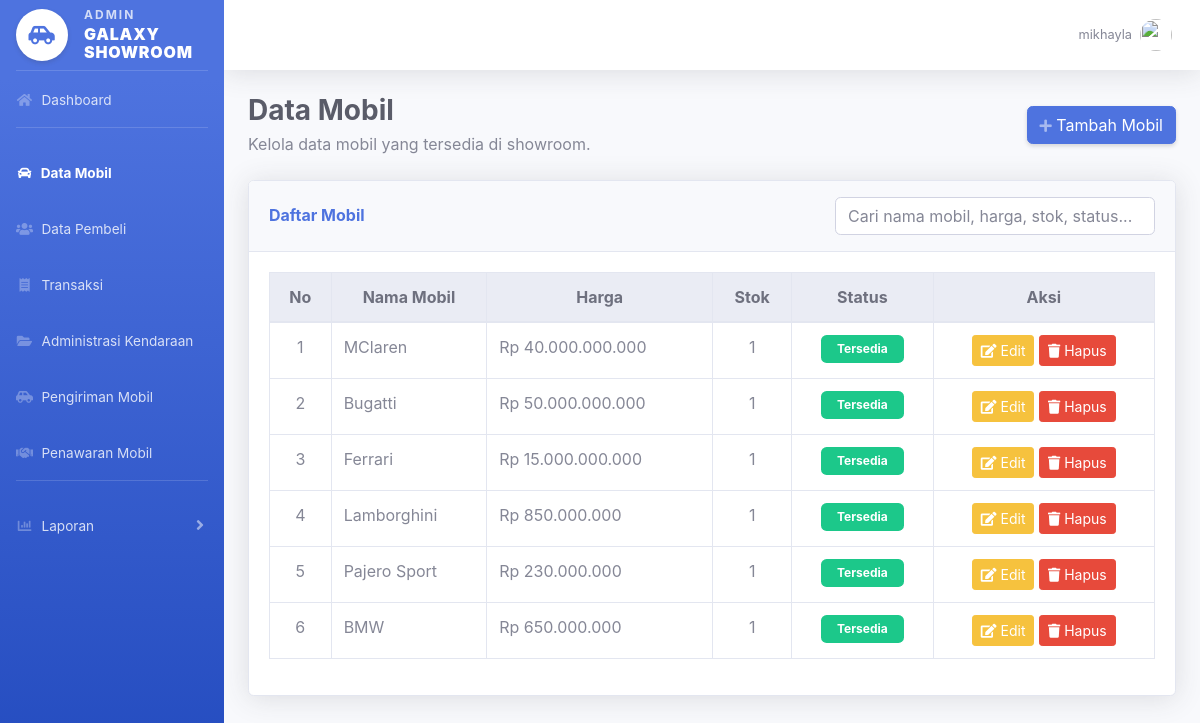
The app's page /admin/data_mobil_admin.php (signed in) with its own data.
### tables this page shows
CREATE TABLE `mobil` (
  `id_mobil` int(11) NOT NULL,
  `id_penjual` int(11) DEFAULT NULL,
  `nama_mobil` varchar(100) DEFAULT NULL,
  `harga` decimal(15,2) DEFAULT NULL,
  `stok` int(11) DEFAULT NULL,
  `status` enum('tersedia','dipesan','terjual') DEFAULT NULL,
  `deskripsi` text NOT NULL,
  `tahun` year(4) NOT NULL,
  `foto` varchar(255) NOT NULL
);

### admin/data_mobil_admin.php (the view, shortened to what this page needs)
<?php
include "../config/koneksi.php";
$query = mysqli_query($koneksi, "SELECT * FROM mobil ORDER BY id_mobil DESC");
?>
<!DOCTYPE html>
<html>
<head>
    <link href="../assets/vendor/fontawesome-free/css/all.min.css" rel="stylesheet">
    <link href="../assets/css/sb-admin-2.min.css" rel="stylesheet">
</head>
<body id="page-top">
<div id="wrapper">
    <?php include "../includes/sidebar_admin.php"; ?>
    <div id="content-wrapper" class="d-flex flex-column">
        <div id="content">
            <?php include "../includes/topbar.php"; ?>
            <div class="container-fluid">
                <div class="d-sm-flex align-items-center justify-content-between mb-4">
                    <div>
                        <h1 class="h3 mb-1 text-gray-800 font-weight-bold">Data Mobil</h1>
                        <p class="mb-0 text-gray-600">
                            Kelola data mobil yang tersedia di showroom.
                        </p>
                    </div>
                    <a href="tambah_mobil.php" class="btn btn-primary shadow-sm mt-3 mt-sm-0">
                        <i class="fas fa-plus fa-sm text-white-50"></i>
                        Tambah Mobil
                    </a>
                </div>
                <div class="card shadow mb-4">
                    <div class="card-header py-3 d-flex flex-column flex-md-row align-items-md-center justify-content-between">
                        <h6 class="m-0 font-weight-bold text-primary mb-3 mb-md-0">
                            Daftar Mobil
                        </h6>
                        <input type="text"
                               id="searchInput"
                               class="form-control"
                               style="max-width: 320px;"
                               placeholder="Cari nama mobil, harga, stok, status..."
                               onkeyup="filterTable()">
                    </div>
                    <div class="card-body">
                        <?php if (mysqli_num_rows($query) > 0) { ?>
                            <div class="table-responsive">
                                <table class="table table-bordered table-hover" id="tableMobil" width="100%" cellspacing="0">
                                    <thead class="thead-light">
                                        <tr class="text-center">
                                            <th>No</th>
                                            <th>Nama Mobil</th>
                                            <th>Harga</th>
                                            <th>Stok</th>
                                            <th>Status</th>
                                            <th>Aksi</th>
                                        </tr>
                                    </thead>
                                    <tbody>
                                        <?php
                                        $no = 1;
                                        while ($data = mysqli_fetch_assoc($query)) {
                                        ?>
                                        <tr>
                                            <td class="text-center"><?= $no++; ?></td>
                                            <td><?= htmlspecialchars($data['nama_mobil']); ?></td>
                                            <td>
                                                Rp <?= number_format($data['harga'], 0, ',', '.'); ?>
                                            </td>
                                            <td class="text-center">
                                                <?= htmlspecialchars($data['stok']); ?>
                                            </td>
                                            <td class="text-center">
                                                <?php if ($data['status'] == "tersedia") { ?>
                                                    <span class="badge badge-success px-3 py-2">
                                                        Tersedia
                                                    </span>
                                                <?php } else { ?>
                                                    <span class="badge badge-danger px-3 py-2">
                                                        Terjual
                                                    </span>
                                                <?php } ?>
                                            </td>
                                            <td class="text-center">
                                                <a href="edit_mobil.php?id=<?= $data['id_mobil']; ?>"
                                                   class="btn btn-warning btn-sm">
                                                    <i class="fas fa-edit"></i>
                                                    Edit
                                                </a>
                                                <a href="hapus_mobil_admin.php?id=<?= $data['id_mobil']; ?>"
                                                   class="btn btn-danger btn-sm"
                                                   onclick="return confirm('Yakin ingin menghapus mobil ini?')">
                                                    <i class="fas fa-trash"></i>
                                                    Hapus
                                                </a>
                                            </td>
                                        </tr>
                                        <?php } ?>
                                    </tbody>
                                </table>
                            </div>
                        <?php } ?>
                    </div>
                </div>
            </div>
        </div>
    </div>
</div>
</body>
</html>

### records on screen
mobil: nama_mobil "MClaren", harga "40.000.000.000", stok "1", status "Tersedia"
mobil: nama_mobil "Bugatti", harga "50.000.000.000", stok "1", status "Tersedia"
mobil: nama_mobil "Ferrari", harga "15.000.000.000", stok "1", status "Tersedia"
mobil: nama_mobil "Lamborghini", harga "850.000.000", stok "1", status "Tersedia"
mobil: nama_mobil "Pajero Sport", harga "230.000.000", stok "1", status "Tersedia"
mobil: nama_mobil "BMW", harga "650.000.000", stok "1", status "Tersedia"

### other values on screen
$username "mikhayla"
